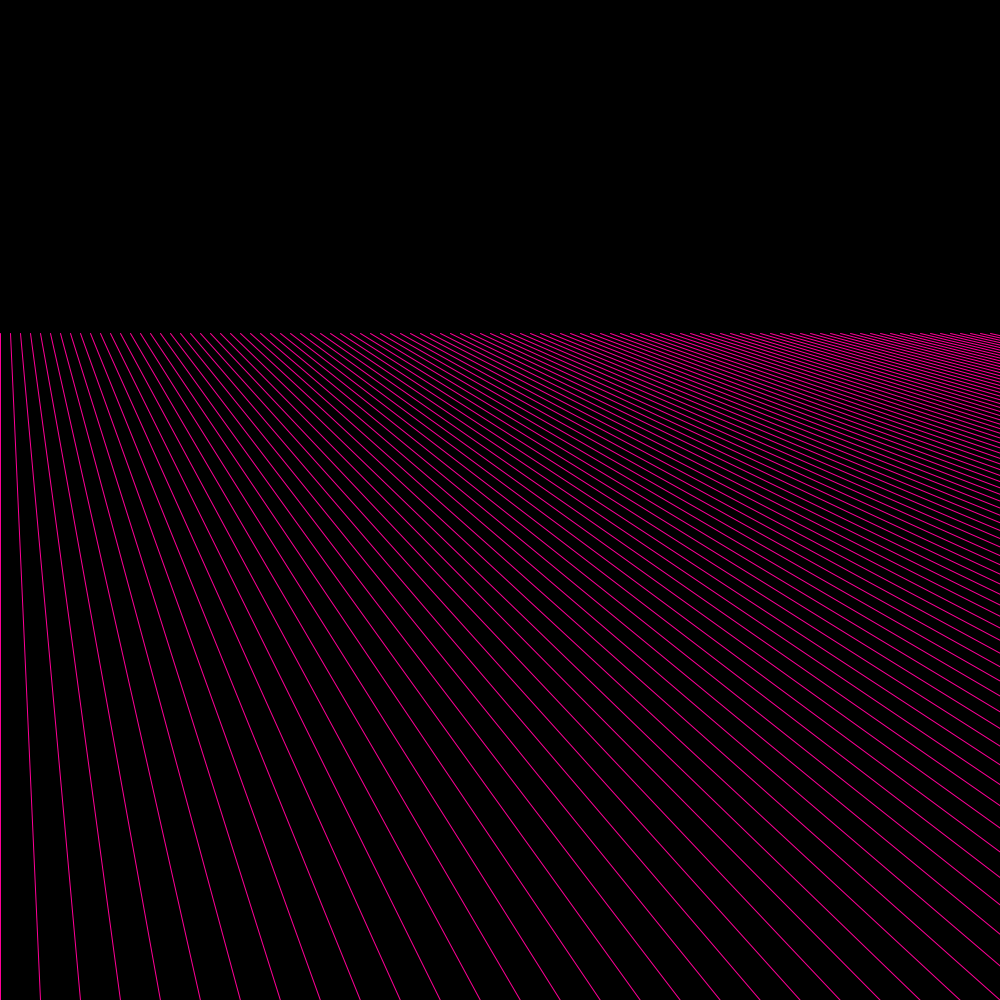
Frame 1 (no input)
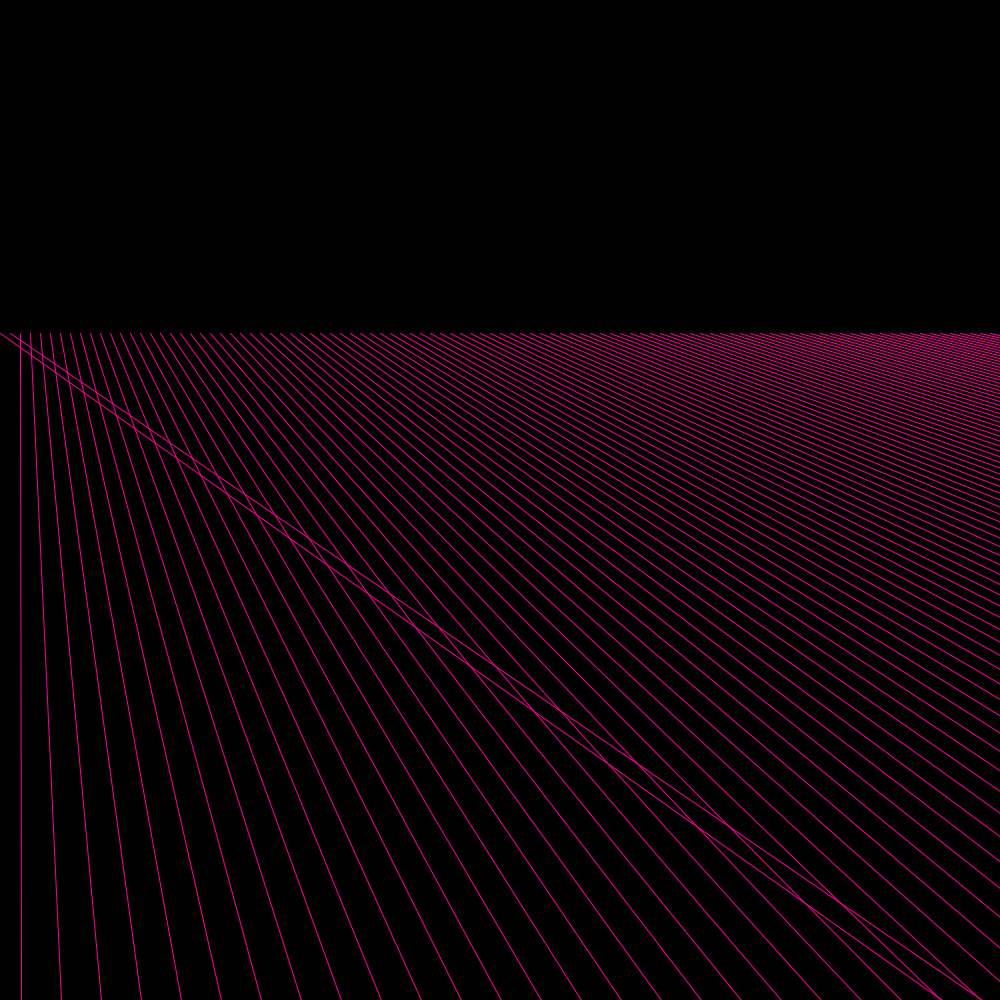
Frame 60 (the mouse pressed at the canvas centre just before this capture)
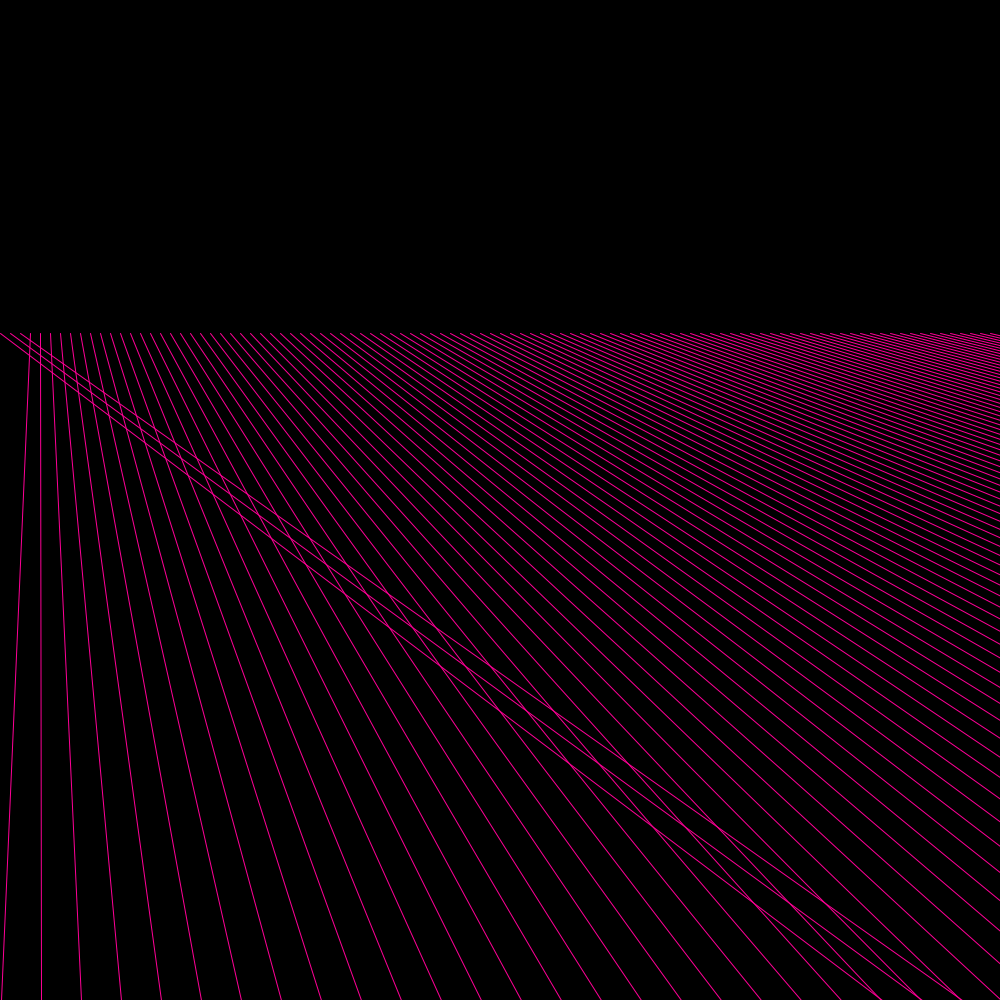
Frame 120 (the mouse held since frame 60 and released just before this capture)

The Processing sketch that drew these frames (run headless with seeded random() and noise(); from frame 60 on, the mouse is pressed at the canvas centre):

// Processing sketch: Lanscape_pyramid_pattern
// ── Lanscape_pyramid_pattern.pde
// Animated landscape moire thing.
// Try changing the speed (in the Line class)
// to be controlled by mouseX value * something


//Variables
Line[] line;
int lineNum = 100;

void setup() {

  size(1000, 1000);
  background(0);


  //Call constructor to make new line objects
  line = new Line[lineNum];

  //Initialise the array, setting parameters
  for (int i = 0; i < line.length; i++) {
    line[i] = new Line(10 * i, height/3, 20 * (2*i), height);
  }
}




void draw() {
  
  background(0);
  for (int i = 0; i < line.length; i++){
   
    line[i].display();
    line[i].move(mouseX); 
  }
}


// ── Line.pde
class Line {

  //Define parameters
  float x1, y1, x2, y2;
  int c0, c1, c2, c3;

  // Define constructor
  Line(float x1In, float y1In, float x2In, float y2In) {

    x1 = x1In;
    y1 = y1In;
    x2 = x2In;
    y2 = y2In;
  }

  void display() {
    stroke(255, 0, 150);
    line(x1, y1, x2, y2);
  }

  void move(float mouseX) {

   // float speed = mouseX * 5;
    float speed = 1;
    
    if (x2 <= 0) {

      x2 = width;
    } else {
      x2 = x2 - speed;
    }
  }
}
